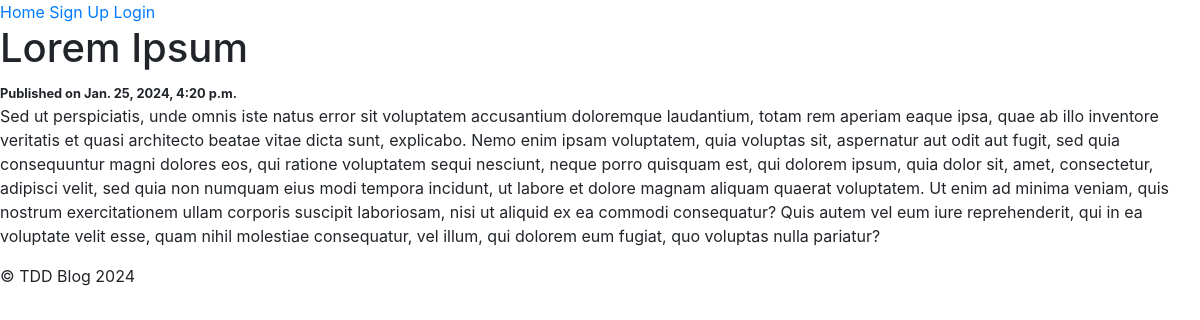
/post/1, run on the app's committed database.
### posts/models.py (models this page shows, shortened)
class Post(models.Model):
    title = models.CharField(max_length=50)
    body = models.TextField()
    created_at = models.DateTimeField(auto_now_add=True)
    modified_at = models.DateTimeField(auto_now=True)
    author = models.ForeignKey(User, on_delete=models.CASCADE)

### posts/views.py (the view)
# urls.py: path("post/<int:id>", views.post_detail, name="detail"),
def post_detail(request, id):
    post = Post.objects.get(id=id)
    context = {
        'post': post,
        'title': post.title
    }
    return render(request,'posts/detail.html', context)

### templates/posts/detail.html
{% extends 'base.html' %}
{% block content %}
    <h1>{{post.title}}</h1>
    <small>
        <b>Published on {{post.created_at}}</b>
    </small>
    <p>{{post.body}}</p>
{% endblock content %}

### data on the page
Post: title "Lorem Ipsum", created_at "Jan. 25, 2024, 4:20 p.m.", body "Sed ut perspiciatis, unde omnis iste natus error sit voluptatem accusantium doloremque laudantium, totam rem aperiam eaque ipsa, quae ab illo inventore veritatis et quasi architecto beatae vitae dicta sunt, explicabo. Nemo enim ipsam voluptatem, quia voluptas sit, aspernatur aut odit aut fugit, sed quia consequuntur magni dolores eos, qui ratione voluptatem sequi nesciunt, neque porro quisquam est, qui dolorem ipsum, quia dolor sit, amet, consectetur, adipisci velit, sed quia non numquam eius modi tempora incidunt, ut labore et dolore magnam aliquam quaerat voluptatem. Ut enim ad minima veniam, quis nostrum exercitationem ullam corporis suscipit laboriosam, nisi ut aliquid ex ea commodi…"
